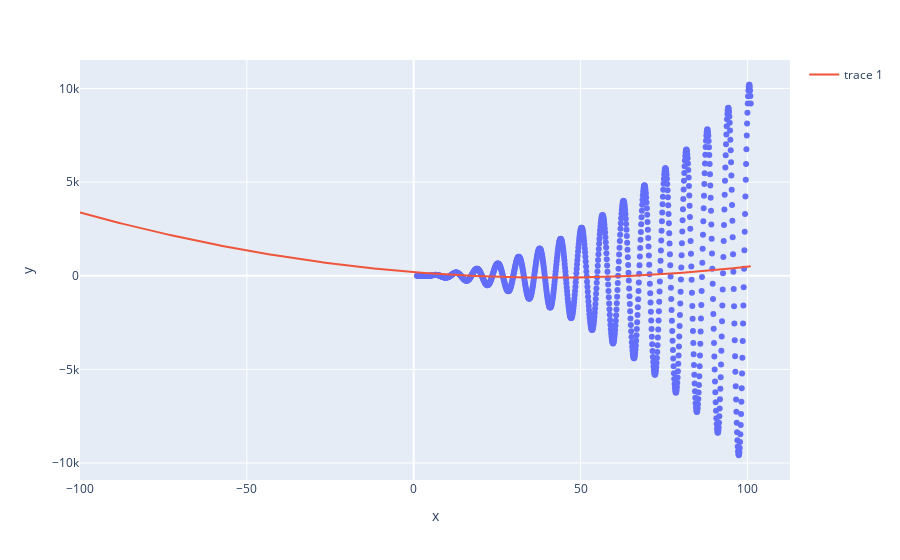

This figure's notebook cell:
### Code cell
import numpy as np
import plotly.express as px
x = np.linspace(1,101, 1000)
y = np.cos(x)*(np.exp(x**(1/3))+x**2)

coords = np.c_[x, y]
#coord_std = np.std(coords, axis=0)
#if np.count_nonzero(coord_std) != 2:
#    idx = np.nonzero(coord_std == 0)
#    coord_std[idx] = 1
#coord_mean = np.mean(coords, axis=0)
#coords = (coords - coord_mean) / coord_std

coefs = np.polyfit(coords[:, 0], coords[:, 1], 2)
xd = np.linspace(-100, 101, 1000)
xt = np.c_[xd**2, xd, np.ones(xd.shape)]
yt = xt @ coefs.reshape(-1, 1)
pt = np.c_[xd, yt]
#pt = pt * (coord_std) + coord_mean

fig = px.scatter(x=x, y=y)
fig.add_scatter(x=pt[:, 0], y=pt[:, 1].ravel())
fig.show()

### Figure 1 — Plotly figure (JSON) as saved in the notebook; plotly's stock layout.template omitted (floating-point values rounded to 4 significant figures; data arrays with more than 128 entries replaced by an {"elided": "..."} marker saying what was removed)
{"data": [{"hovertemplate": "x=%{x}<br>y=%{y}<extra></extra>", "legendgroup": "", "marker": {"color": "#636efa", "symbol": "circle"}, "mode": "markers", "name": "", "orientation": "v", "showlegend": false, "type": "scatter", "x": {"elided": "1000 float values"}, "xaxis": "x", "y": {"elided": "1000 float values"}, "yaxis": "y"}, {"type": "scatter", "x": {"elided": "1000 float values"}, "y": {"elided": "1000 float values"}}], "layout": {"legend": {"tracegroupgap": 0}, "margin": {"t": 60}, "xaxis": {"anchor": "y", "domain": [0, 1], "title": {"text": "x"}}, "yaxis": {"anchor": "x", "domain": [0, 1], "title": {"text": "y"}}}}
